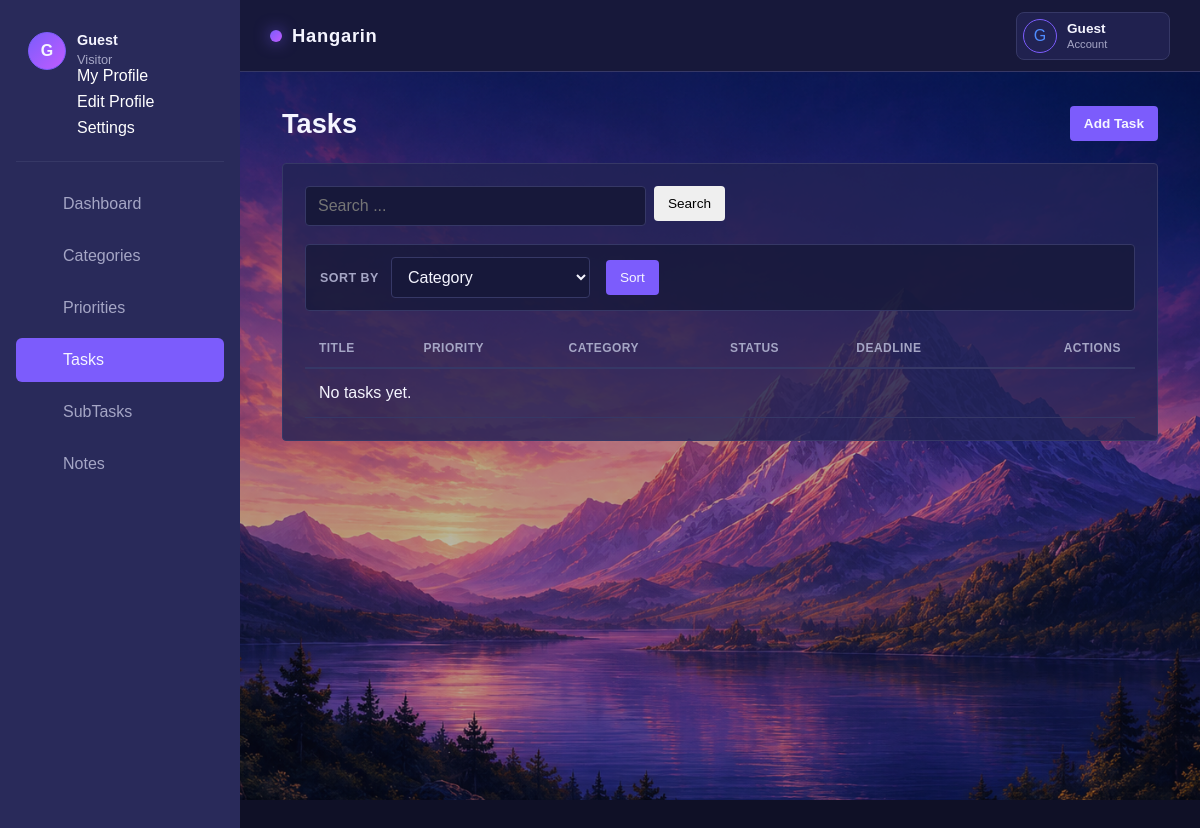
Page /tasks/ on the earlier database version.
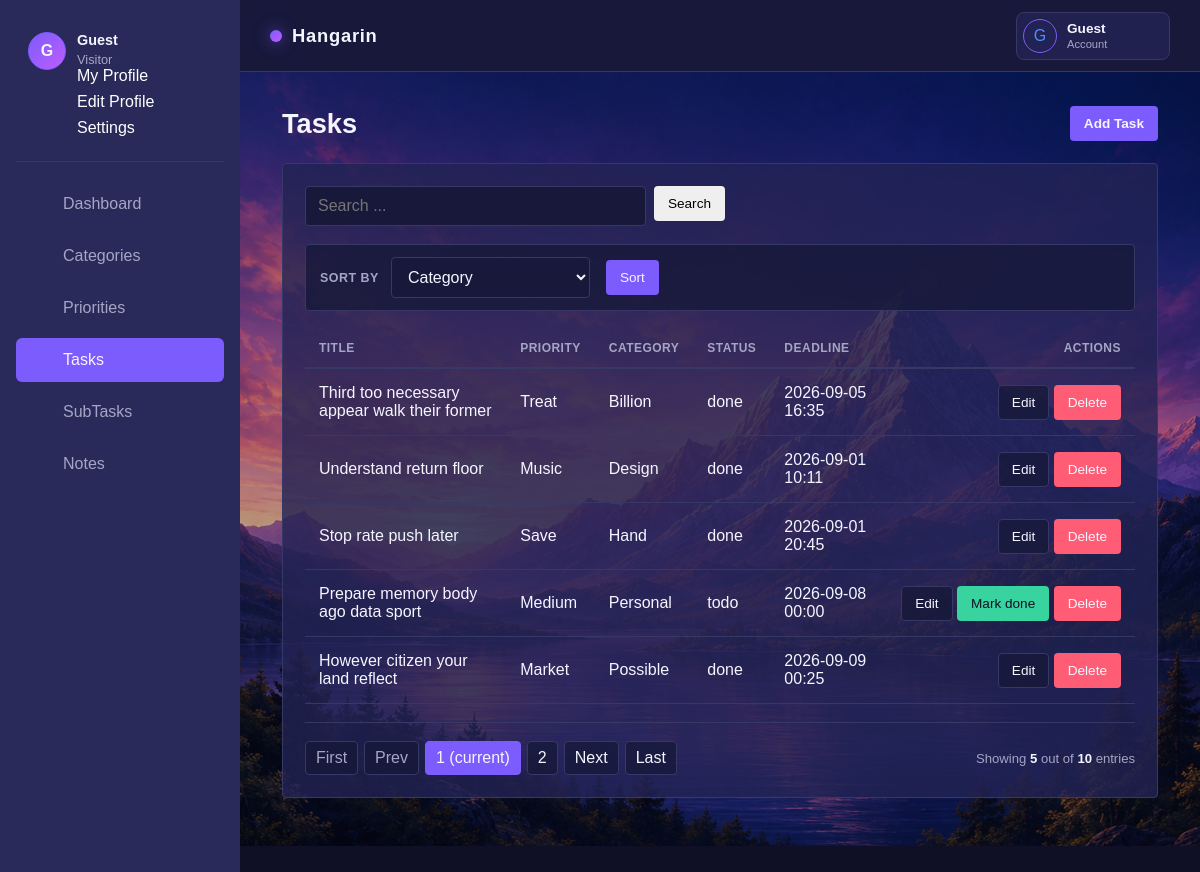
Same page on the later database version.
### app/models.py (models this page shows, shortened)
class Task(models.Model):
    class Status(models.TextChoices):
        TODO = 'todo', 'To do'
        IN_PROGRESS = 'in_progress', 'In progress'
        DONE = 'done', 'Done'
    title = models.CharField(max_length=200)
    description = models.TextField(blank=True)
    status = models.CharField(max_length=20, choices=Status.choices, default=Status.TODO)
    is_deleted = models.BooleanField(default=False)
    deadline = models.DateTimeField(blank=True, null=True)
    priority = models.ForeignKey(Priority, on_delete=models.PROTECT, blank=True, null=True)
    category = models.ForeignKey(Category, on_delete=models.SET_NULL, blank=True, null=True)
    created_at = models.DateTimeField(auto_now_add=True)
    updated_at = models.DateTimeField(auto_now=True)
    class Meta:
        ordering = ('status', 'deadline', '-created_at')

class Priority(models.Model):
    name = models.CharField(max_length=50, unique=True)

class Category(models.Model):
    name = models.CharField(max_length=100, unique=True)

### app/views.py (the view)
# urls.py: path('tasks/', views.TaskListView.as_view(), name='task-list'),
class TaskListView(SearchSortListView):
	model = Task
	template_name = 'hangarin/task_list.html'
	context_object_name = 'tasks'
	search_fields = ('title', 'description')
	allowed_sort_fields = ('title', 'status', 'deadline', 'priority__name', 'category__name', 'created_at', '-created_at')
	default_sort = 'category__name'
	def get_queryset(self):
		return super().get_queryset().filter(is_deleted=False)

### app/views.py (called while the page is built)
	def get_queryset(self):
		queryset = self.model.objects.all()
		query = self.request.GET.get('q', '').strip()
		if query:
			search = Q()
			for field in self.search_fields:
				search |= Q(**{f'{field}__icontains': query})
			queryset = queryset.filter(search)
		sort_by = self.request.GET.get('sort_by', self.default_sort)
		if sort_by not in self.allowed_sort_fields:
			sort_by = self.default_sort
		self.sort_by = sort_by
		return queryset.order_by(sort_by)

	def get_context_data(self, **kwargs):
		context = super().get_context_data(**kwargs)
		context['q'] = self.request.GET.get('q', '')
		context['sort_by'] = self.sort_by
		return context

### app/templates/hangarin/task_list.html (shortened to what this page needs)
{% extends 'base.html' %}
{% block content %}
<main class="content tab-page tab-page-tasks">
  <div class="container-fluid tab-container">
    <h4 class="page-title d-flex justify-content-between align-items-center">
      <span>Tasks</span>
      <a href="{% url 'task-add' %}" class="btn btn-primary btn-sm">Add Task</a>
    </h4>
    <section class="card tab-card">
      <div class="card-body table-responsive">
        {% include 'includes/search_form.html' %}
        {% with current=sort_by|default:'category__name' %}
        <div class="sort-toolbar">
          <form method="get" class="row g-2 align-items-center">
            <div class="col-auto">
              <label for="taskSortSelect" class="col-form-label">Sort by</label>
            </div>
            <div class="col-auto">
              <select class="form-control form-control-sm" id="taskSortSelect" name="sort_by" onchange="this.form.submit()">
                <option value="category__name" {% if current == 'category__name' %}selected{% endif %}>Category</option>
              </select>
            </div>
            <div class="col-auto">
              <button type="submit" class="btn btn-primary btn-sm btn-rounded">Sort</button>
            </div>
          </form>
        </div>
        {% endwith %}
        <table class="table">
          <thead>
            <tr>
              <th>Title</th>
              <th>Priority</th>
              <th>Category</th>
              <th>Status</th>
              <th>Deadline</th>
              <th class="text-right">Actions</th>
            </tr>
          </thead>
          <tbody>
            {% for task in tasks %}
            <tr>
              <td>{{ task.title }}</td>
              <td>{{ task.priority.name }}</td>
              <td>{{ task.category.name }}</td>
              <td>{{ task.status }}</td>
              <td>{{ task.deadline|date:'Y-m-d H:i' }}</td>
              <td class="text-right">
                <a href="{% url 'task-edit' task.pk %}" class="btn btn-sm btn-secondary">Edit</a>
                {% if task.status != 'done' %}
                <form class="row-action-form" method="post" action="{% url 'task-done' task.pk %}">
                  <button type="submit" class="btn btn-sm btn-success">Mark done</button>
                </form>
                {% endif %}
                <a href="{% url 'task-delete' task.pk %}?next={{ request.get_full_path|urlencode }}" class="btn btn-sm btn-danger">Delete</a>
              </td>
            </tr>
            {% empty %}
            <tr>
              <td colspan="6">No tasks yet.</td>
            </tr>
            {% endfor %}
          </tbody>
        </table>
        {% include 'includes/pagination.html' %}
      </div>
    </section>
  </div>
</main>
{% endblock %}

### app/templates/base.html (shortened to what this page needs)
<!DOCTYPE html>
<html lang="en">
<head>
    {% load static %}
    <link rel="stylesheet" href="{% static 'css/dashboard-clean.css' %}?v=8">
    <link
        rel="stylesheet"
        href="https://cdn.jsdelivr.net/npm/flatpickr/dist/flatpickr.min.css"
    >
</head>
<body>
    <div class="wrapper">
        <header class="main-header">
            <div class="header-left">
                <a href="{% url 'home' %}" class="brand">
                    <span class="brand-icon"></span>
                    <span>Hangarin</span>
                </a>
            </div>
            <div class="header-right">
                <div class="account-menu">
                    <button
                        class="account-menu-button"
                        type="button"
                        aria-expanded="false"
                        aria-controls="account-menu-panel"
                    >
                        <span class="profile-avatar">
                            {% if request.user.is_authenticated and request.user.socialaccount_set.all.0.get_avatar_url %}
                                <img
                                    src="{{ request.user.socialaccount_set.all.0.get_avatar_url }}"
                                    alt="{{ request.user.username }} profile picture"
                                >
                            {% else %}
                                <span>
                                    {{ request.user.username|default:'G'|slice:':1'|upper }}
                                </span>
                            {% endif %}
                        </span>
                        <span class="profile-info">
                            <strong>
                                {{ request.user.username|default:'Guest' }}
                            </strong>
                            <small>Account</small>
                        </span>
                    </button>
                </div>
            </div>
        </header>
        <div class="sidebar">
            <div class="scrollbar-inner sidebar-wrapper">
                <div class="user">
                    <div class="user-avatar">
                        {% if request.user.is_authenticated and request.user.socialaccount_set.all.0.get_avatar_url %}
                            <img
                                src="{{ request.user.socialaccount_set.all.0.get_avatar_url }}"
                                alt="{{ request.user.username }} profile picture"
                            >
                        {% else %}
                            <span>
                                {{ request.user.username|default:'G'|slice:':1'|upper }}
                            </span>
                        {% endif %}
                    </div>
                    <div class="info">
                        <a
                            class="user-summary"
                            data-toggle="collapse"
                            href="#collapseExample"
                            aria-expanded="true"
                        >
                            <span>
                                <strong>
                                    {{ request.user.username|default:'Guest' }}
                                </strong>
                                <span class="user-level">
                                    {{ request.user.is_authenticated|yesno:'Administrator,Visitor' }}
                                </span>
                            </span>
                        </a>
                        <div
                            class="collapse in"
                            id="collapseExample"
                            aria-expanded="true"
                        >
                            <ul class="nav">
                                <li>
                                    <a href="#profile">
                                        <span class="link-collapse">
                                            My Profile
                                        </span>
                                    </a>
                                </li>
                                <li>
                                    <a href="#edit">
                                        <span class="link-collapse">
                                            Edit Profile
                                        </span>
                                    </a>
                                </li>
                                <li>
                                    <a href="#settings">
                                        <span class="link-collapse">
                                            Settings
                                        </span>
                                    </a>
                                </li>
                            </ul>
                        </div>
                    </div>
                </div>
                <ul class="nav">
                    <li class="nav-item">
                        <a href="{% url 'home' %}">
                            <p>Dashboard</p>
                        </a>
                    </li>
                    <li class="nav-item">
                        <a href="{% url 'category-list' %}">
                            <p>Categories</p>
                        </a>
                    </li>
                    <li class="nav-item">
                        <a href="{% url 'priority-list' %}">
                            <p>Priorities</p>
                        </a>
                    </li>
                    <li class="nav-item">
                        <a href="{% url 'task-list' %}">
                            <p>Tasks</p>
                        </a>
                    </li>
                    <li class="nav-item">
                        <a href="{% url 'subtask-list' %}">
                            <p>SubTasks</p>
                        </a>
                    </li>
                    <li class="nav-item">
                        <a href="{% url 'note-list' %}">
                            <p>Notes</p>
                        </a>
                    </li>
                </ul>
            </div>
        </div>
        <div class="main-panel">
            {% block content %}
            {% endblock %}
        </div>
    </div>
</body>
</html>

### app/templates/includes/search_form.html (shortened to what this page needs)
<form class="search-toolbar" method="get" action="">
  <div class="input-group">
    <input type="text" placeholder="Search ..." class="form-control" name="q" value="{{ q }}" />
    <div class="input-group-append">
      <button type="submit" class="btn btn-sm btn-outline-secondary">Search</button>
    </div>
  </div>
</form>

### app/templates/includes/pagination.html
{% if is_paginated %}
<div class="card-footer px-0 border-0 d-flex flex-column flex-lg-row align-items-center justify-content-between mt-3">
  <nav aria-label="Topics pagination" class="mb-4">
    <ul class="pagination">
      {% if page_obj.number > 1 %}
      <li class="page-item">
        <a class="page-link" href="?{% if page_param %}{{ page_param }}{% else %}page{% endif %}=1{% if q %}&q={{ q|urlencode }}{% endif %}{% if sort_by %}&sort_by={{ sort_by|urlencode }}{% endif %}">First</a>
      </li>
      {% else %}
      <li class="page-item disabled">
        <span class="page-link">First</span>
      </li>
      {% endif %}
      {% if page_obj.has_previous %}
      <li class="page-item">
        <a class="page-link" href="?{% if page_param %}{{ page_param }}{% else %}page{% endif %}={{ page_obj.previous_page_number }}{% if q %}&q={{ q|urlencode }}{% endif %}{% if sort_by %}&sort_by={{ sort_by|urlencode }}{% endif %}">Prev</a>
      </li>
      {% else %}
      <li class="page-item disabled">
        <span class="page-link">Prev</span>
      </li>
      {% endif %}
      {% for page_num in paginator.page_range %}
        {% if page_obj.number == page_num %}
        <li class="page-item active">
          <span class="page-link">
            {{ page_num }}
            <span class="sr-only">(current)</span>
          </span>
        </li>
        {% elif page_num > page_obj.number|add:'-3' and page_num < page_obj.number|add:'3' %}
        <li class="page-item">
          <a class="page-link" href="?{% if page_param %}{{ page_param }}{% else %}page{% endif %}={{ page_num }}{% if q %}&q={{ q|urlencode }}{% endif %}{% if sort_by %}&sort_by={{ sort_by|urlencode }}{% endif %}">{{ page_num }}</a>
        </li>
        {% endif %}
      {% endfor %}
      {% if page_obj.has_next %}
      <li class="page-item">
        <a class="page-link" href="?{% if page_param %}{{ page_param }}{% else %}page{% endif %}={{ page_obj.next_page_number }}{% if q %}&q={{ q|urlencode }}{% endif %}{% if sort_by %}&sort_by={{ sort_by|urlencode }}{% endif %}">Next</a>
      </li>
      {% else %}
      <li class="page-item disabled">
        <span class="page-link">Next</span>
      </li>
      {% endif %}
      {% if page_obj.number != paginator.num_pages %}
      <li class="page-item">
        <a class="page-link" href="?{% if page_param %}{{ page_param }}{% else %}page{% endif %}={{ paginator.num_pages }}{% if q %}&q={{ q|urlencode }}{% endif %}{% if sort_by %}&sort_by={{ sort_by|urlencode }}{% endif %}">Last</a>
      </li>
      {% else %}
      <li class="page-item disabled">
        <span class="page-link">Last</span>
      </li>
      {% endif %}
    </ul>
  </nav>
  <div class="pagination-summary">
    Showing <b>{{ object_list.count }}</b> out of <b>{{ paginator.count }}</b> entries
  </div>
</div>
{% endif %}

Differences in the rows shown:
added Task: title "Third too necessary appear walk their former", priority.name "Treat", category.name "Billion", status "done", deadline "2026-09-05 16:35"
added Task: title "Understand return floor", priority.name "Music", category.name "Design", status "done", deadline "2026-09-01 10:11"
added Task: title "Stop rate push later", priority.name "Save", category.name "Hand", status "done", deadline "2026-09-01 20:45"
added Task: title "Prepare memory body ago data sport", priority.name "Medium", category.name "Personal", status "todo", deadline "2026-09-08 00:00"
added Task: title "However citizen your land reflect", priority.name "Market", category.name "Possible", status "done", deadline "2026-09-09 00:25"
Other differences:
{{ object_list.count }}: (not shown) → "5"
{{ paginator.count }}: (not shown) → "10"
text no longer shown: "No tasks yet."
text now shown: "First Prev Next Last Showing out of entries"
new list line: "1 (current)"
new list line: "2"
